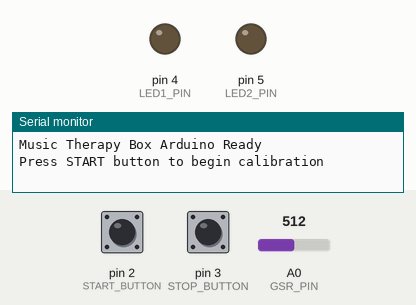
The sketch below on a simulated Arduino Uno, built with avr-gcc and run on an emulated ATmega328P. Parts: output pins drawn as LEDs (lit = HIGH), the last lines printed to the serial monitor. Inputs (shaded band) come from the test bench; at power-on: pin 2 (START_BUTTON) HIGH, A0 (GSR_PIN) = 512, pin 3 (STOP_BUTTON) HIGH.

Above: at 1.2 s.
1.3 s: pin 2 (START_BUTTON) pulled LOW for 0.15 s
At 1.8 s:
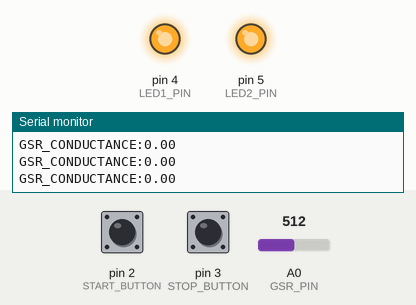
4.4 s: A0 (GSR_PIN) set to 511
7.4 s: pin 3 (STOP_BUTTON) pulled LOW for 0.15 s
At 8.4 s:
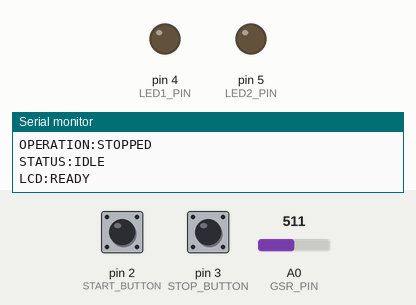
9.0 s: pin 2 (START_BUTTON) pulled LOW for 1 s
At 9.6 s:
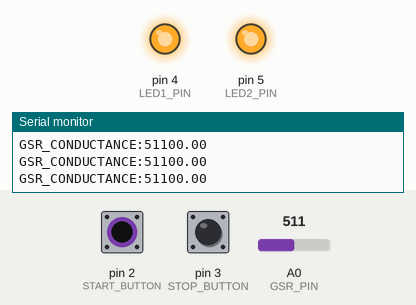
13.0 s: pin 3 (STOP_BUTTON) pulled LOW for 1 s
At 14.1 s:
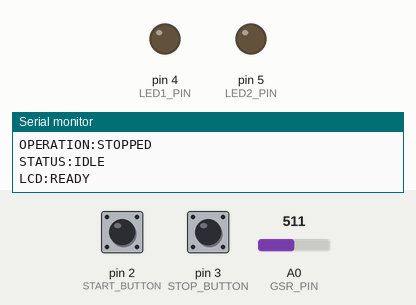
15.5 s: pin 2 (START_BUTTON) pulled LOW for 3.2 s
At 22.1 s:
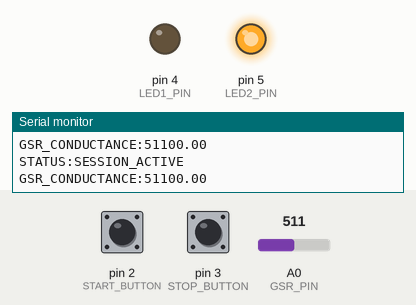
Timing chart, 0 to 22.7 s (numbered marks = the images above; inputs shaded):
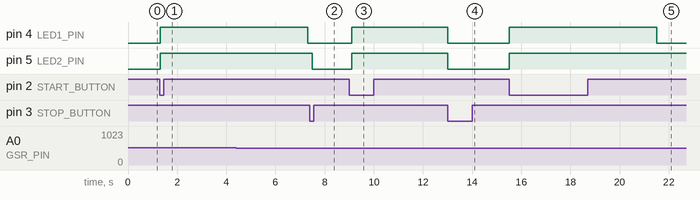

Measured:
- after the input at 1.3 s, pin 4 (LED1_PIN), pin 5 (LED2_PIN): LOW → HIGH at once
- after the input at 7.4 s, pin 5 (LED2_PIN): HIGH → LOW after 0.10 s
- after the input at 9.0 s, pin 4 (LED1_PIN), pin 5 (LED2_PIN): LOW → HIGH after 0.10 s
- after the input at 13.0 s, pin 4 (LED1_PIN): HIGH → LOW after 0.01 s instead of 2.1 s; pin 5 (LED2_PIN): HIGH → LOW at once
- after the input at 15.5 s, pin 4 (LED1_PIN): LOW → HIGH at once, → LOW 6.0 s later; pin 5 (LED2_PIN): LOW → HIGH at once

The sketch:

music_therapy_arduino.ino
```cpp
/*
Music Therapy Box - Arduino UNO Controller (Optimized)
@file music_therapy_arduino.ino
@date 2025
GSR sensor with conductance conversion, button control, and LED feedback
*/

// Pin definitions
const int GSR_PIN = A0;
const int START_BUTTON = 2;
const int STOP_BUTTON = 3;
const int LED1_PIN = 4; // Calibration indicator
const int LED2_PIN = 5; // Session indicator

// System states
enum SystemState {
  IDLE,
  CALIBRATING,
  SESSION_ACTIVE
};

SystemState currentState = IDLE;

// Button variables
bool lastStartState = HIGH;
bool lastStopState = HIGH;

// Timing variables
unsigned long stateStartTime = 0;
const unsigned long CALIBRATION_DURATION = 10000; // 10 seconds

// Baseline collection
float gsrBaselineSum = 0.0;
float hrBaselineSum = 0.0;
int baselineReadings = 0;
const int BASELINE_SAMPLES = 50;

// GSR configuration
const float VCC = 5.0;
const float ADC_RESOLUTION = 1024.0;
const float VOLTAGE_DIVIDER_RATIO = 2.0;

void setup() {
  Serial.begin(9600);

  pinMode(START_BUTTON, INPUT_PULLUP);
  pinMode(STOP_BUTTON, INPUT_PULLUP);
  pinMode(LED1_PIN, OUTPUT);
  pinMode(LED2_PIN, OUTPUT);

  digitalWrite(LED1_PIN, LOW);
  digitalWrite(LED2_PIN, LOW);

  analogReference(DEFAULT);

  Serial.println("Music Therapy Box Arduino Ready");
  Serial.println("Press START button to begin calibration");
}

void loop() {
  handleButtons();

  switch(currentState) {
    case IDLE:
      handleIdleState();
      break;
    case CALIBRATING:
      handleCalibrationState();
      break;
    case SESSION_ACTIVE:
      handleSessionState();
      break;
  }

  delay(100);
}

void handleButtons() {
  bool currentStartState = digitalRead(START_BUTTON);
  bool currentStopState = digitalRead(STOP_BUTTON);

  // Start button pressed
  if (lastStartState == HIGH && currentStartState == LOW) {
    if (currentState == IDLE) {
      startCalibration();
    }
  }

  // Stop button pressed
  if (lastStopState == HIGH && currentStopState == LOW) {
    if (currentState != IDLE) {
      stopOperation();
    }
  }

  lastStartState = currentStartState;
  lastStopState = currentStopState;
}

void startCalibration() {
  currentState = CALIBRATING;
  stateStartTime = millis();

  // Reset baseline variables
  gsrBaselineSum = 0.0;
  hrBaselineSum = 0.0;
  baselineReadings = 0;

  // Turn on both LEDs during calibration
  digitalWrite(LED1_PIN, HIGH);
  digitalWrite(LED2_PIN, HIGH);

  Serial.println("BUTTON:START");
  Serial.println("CALIBRATION:STARTED");
  Serial.println("LCD:CALIBRATION_IN_PROGRESS");
}

void stopOperation() {
  currentState = IDLE;

  digitalWrite(LED1_PIN, LOW);
  digitalWrite(LED2_PIN, LOW);

  Serial.println("BUTTON:STOP");
  Serial.println("OPERATION:STOPPED");
}

void handleIdleState() {
  // Send idle status only occasionally to avoid flooding logs
  static unsigned long lastIdleMessage = 0;
  unsigned long currentTime = millis();

  // Send IDLE status only every 5 seconds
  if (currentTime - lastIdleMessage > 5000) {
    Serial.println("STATUS:IDLE");
    Serial.println("LCD:READY");
    lastIdleMessage = currentTime;
  }
}

void handleCalibrationState() {
  unsigned long elapsed = millis() - stateStartTime;
  unsigned long remaining = CALIBRATION_DURATION - elapsed;

  if (remaining > 0) {
    // Read GSR and collect baseline data
    float conductance = readGSRSensor();
    collectBaselineData(conductance);

    // Send data
    Serial.print("GSR_CONDUCTANCE:");
    Serial.println(conductance, 2);
  } else {
    // Calibration complete
    finishCalibration();
  }
}

void handleSessionState() {
  // Read GSR during active session
  float conductance = readGSRSensor();

  Serial.print("GSR_CONDUCTANCE:");
  Serial.println(conductance, 2);
  Serial.println("STATUS:SESSION_ACTIVE");

  // Only send LCD command occasionally to avoid flooding serial
  static unsigned long lastLcdMessage = 0;
  unsigned long currentTime = millis();
  if (currentTime - lastLcdMessage > 5000) { // Every 5 seconds
    Serial.println("LCD:SESSION_ACTIVE");
    lastLcdMessage = currentTime;
  }
}

float readGSRSensor() {
  // Average 10 readings for stability
  long sum = 0;
  for(int i = 0; i < 10; i++) {
    sum += analogRead(GSR_PIN);
    delay(2);
  }
  int average = sum / 10;

  // Convert to conductance
  float voltage = (average * VCC) / ADC_RESOLUTION;
  float gsrVoltage = voltage * VOLTAGE_DIVIDER_RATIO;

  if (gsrVoltage <= 0) return 0.0;

  float knownResistor = 10000.0; // 10k ohm
  float resistance = (VCC - gsrVoltage) * knownResistor / gsrVoltage;

  return (resistance > 0) ? (1000000.0 / resistance) : 0.0; // microsiemens
}

void collectBaselineData(float conductance) {
  if (baselineReadings < BASELINE_SAMPLES) {
    gsrBaselineSum += conductance;
    float simulatedHR = 70.0 + (conductance / 1000.0) * 10.0;
    hrBaselineSum += simulatedHR;
    baselineReadings++;

    if (baselineReadings % 10 == 0) {
      Serial.print("BASELINE_PROGRESS:");
      Serial.print(baselineReadings);
      Serial.print("/");
      Serial.println(BASELINE_SAMPLES);
    }

    // Finish calibration as soon as we have enough samples
    if (baselineReadings >= BASELINE_SAMPLES) {
      finishCalibration();
    }
  }
}

void finishCalibration() {
  // Calculate and send baseline averages
  if (baselineReadings > 0) {
    float gsrBaseline = gsrBaselineSum / baselineReadings;
    float hrBaseline = hrBaselineSum / baselineReadings;

    Serial.print("BASELINE:GSR:");
    Serial.print(gsrBaseline, 2);
    Serial.print(",HR:");
    Serial.println(hrBaseline, 2);
  }

  // Transition to session
  currentState = SESSION_ACTIVE;
  digitalWrite(LED1_PIN, LOW);  // Turn off calibration LED
  digitalWrite(LED2_PIN, HIGH); // Keep session LED on

  Serial.println("CALIBRATION:COMPLETE");
  Serial.println("SESSION:STARTED");
  Serial.println("LCD:CALIBRATION_COMPLETE");
}
```
